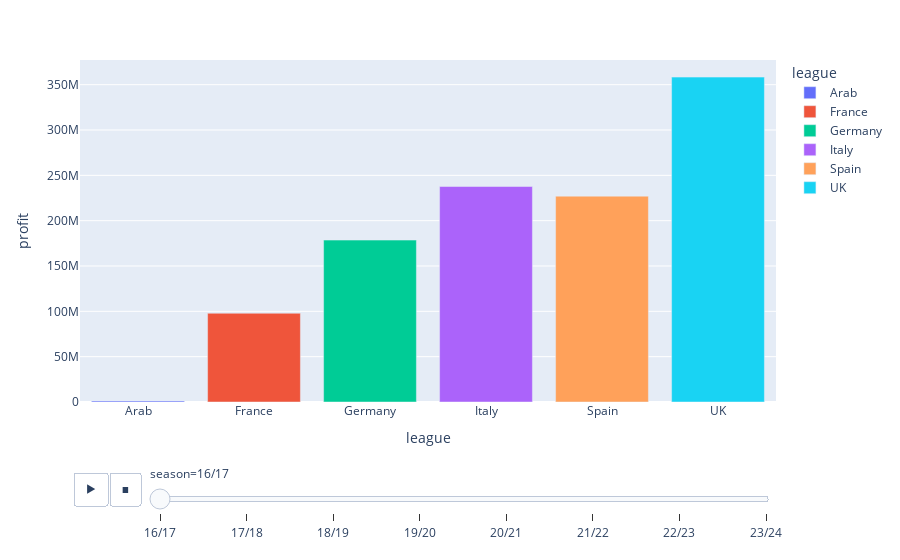

The code cell stored with this chart in its notebook:
### Code cell
res=outs.groupby(["league","season"]).sum()[["Fee","Market_value"]].reset_index()
res["profit"] = res["Fee"] - res["Market_value"]
fig = px.bar(res, x="league", y="profit", color="league",animation_frame="season")
fig.show()

### Figure 1 — Plotly figure (JSON) as saved in the notebook; plotly's stock layout.template omitted (floating-point values rounded to 4 significant figures)
{"data": [{"alignmentgroup": "True", "hovertemplate": "league=%{x}<br>season=16/17<br>profit=%{y}<extra></extra>", "legendgroup": "Arab", "marker": {"color": "#636efa", "pattern": {"shape": ""}}, "name": "Arab", "offsetgroup": "Arab", "orientation": "v", "showlegend": true, "textposition": "auto", "type": "bar", "x": ["Arab"], "xaxis": "x", "y": [1150000], "yaxis": "y"}, {"alignmentgroup": "True", "hovertemplate": "league=%{x}<br>season=16/17<br>profit=%{y}<extra></extra>", "legendgroup": "France", "marker": {"color": "#EF553B", "pattern": {"shape": ""}}, "name": "France", "offsetgroup": "France", "orientation": "v", "showlegend": true, "textposition": "auto", "type": "bar", "x": ["France"], "xaxis": "x", "y": [97885000], "yaxis": "y"}, {"alignmentgroup": "True", "hovertemplate": "league=%{x}<br>season=16/17<br>profit=%{y}<extra></extra>", "legendgroup": "Germany", "marker": {"color": "#00cc96", "pattern": {"shape": ""}}, "name": "Germany", "offsetgroup": "Germany", "orientation": "v", "showlegend": true, "textposition": "auto", "type": "bar", "x": ["Germany"], "xaxis": "x", "y": [178600000], "yaxis": "y"}, {"alignmentgroup": "True", "hovertemplate": "league=%{x}<br>season=16/17<br>profit=%{y}<extra></extra>", "legendgroup": "Italy", "marker": {"color": "#ab63fa", "pattern": {"shape": ""}}, "name": "Italy", "offsetgroup": "Italy", "orientation": "v", "showlegend": true, "textposition": "auto", "type": "bar", "x": ["Italy"], "xaxis": "x", "y": [237669000], "yaxis": "y"}, {"alignmentgroup": "True", "hovertemplate": "league=%{x}<br>season=16/17<br>profit=%{y}<extra></extra>", "legendgroup": "Spain", "marker": {"color": "#FFA15A", "pattern": {"shape": ""}}, "name": "Spain", "offsetgroup": "Spain", "orientation": "v", "showlegend": true, "textposition": "auto", "type": "bar", "x": ["Spain"], "xaxis": "x", "y": [227050000], "yaxis": "y"}, {"alignmentgroup": "True", "hovertemplate": "league=%{x}<br>season=16/17<br>profit=%{y}<extra></extra>", "legendgroup": "UK", "marker": {"color": "#19d3f3", "pattern": {"shape": ""}}, "name": "UK", "offsetgroup": "UK", "orientation": "v", "showlegend": true, "textposition": "auto", "type": "bar", "x": ["UK"], "xaxis": "x", "y": [358365000], "yaxis": "y"}], "layout": {"barmode": "relative", "legend": {"title": {"text": "league"}, "tracegroupgap": 0}, "margin": {"t": 60}, "sliders": [{"active": 0, "currentvalue": {"prefix": "season="}, "len": 0.9, "pad": {"b": 10, "t": 60}, "steps": [{"args": [["16/17"], {"frame": {"duration": 0, "redraw": true}, "fromcurrent": true, "mode": "immediate", "transition": {"duration": 0, "easing": "linear"}}], "label": "16/17", "method": "animate"}, {"args": [["17/18"], {"frame": {"duration": 0, "redraw": true}, "fromcurrent": true, "mode": "immediate", "transition": {"duration": 0, "easing": "linear"}}], "label": "17/18", "method": "animate"}, {"args": [["18/19"], {"frame": {"duration": 0, "redraw": true}, "fromcurrent": true, "mode": "immediate", "transition": {"duration": 0, "easing": "linear"}}], "label": "18/19", "method": "animate"}, {"args": [["19/20"], {"frame": {"duration": 0, "redraw": true}, "fromcurrent": true, "mode": "immediate", "transition": {"duration": 0, "easing": "linear"}}], "label": "19/20", "method": "animate"}, {"args": [["20/21"], {"frame": {"duration": 0, "redraw": true}, "fromcurrent": true, "mode": "immediate", "transition": {"duration": 0, "easing": "linear"}}], "label": "20/21", "method": "animate"}, {"args": [["21/22"], {"frame": {"duration": 0, "redraw": true}, "fromcurrent": true, "mode": "immediate", "transition": {"duration": 0, "easing": "linear"}}], "label": "21/22", "method": "animate"}, {"args": [["22/23"], {"frame": {"duration": 0, "redraw": true}, "fromcurrent": true, "mode": "immediate", "transition": {"duration": 0, "easing": "linear"}}], "label": "22/23", "method": "animate"}, {"args": [["23/24"], {"frame": {"duration": 0, "redraw": true}, "fromcurrent": true, "mode": "immediate", "transition": {"duration": 0, "easing": "linear"}}], "label": "23/24", "method": "animate"}], "x": 0.1, "xanchor": "left", "y": 0, "yanchor": "top"}], "updatemenus": [{"buttons": [{"args": [null, {"frame": {"duration": 500, "redraw": true}, "fromcurrent": true, "mode": "immediate", "transition": {"duration": 500, "easing": "linear"}}], "label": "&#9654;", "method": "animate"}, {"args": [[null], {"frame": {"duration": 0, "redraw": true}, "fromcurrent": true, "mode": "immediate", "transition": {"duration": 0, "easing": "linear"}}], "label": "&#9724;", "method": "animate"}], "direction": "left", "pad": {"r": 10, "t": 70}, "showactive": false, "type": "buttons", "x": 0.1, "xanchor": "right", "y": 0, "yanchor": "top"}], "xaxis": {"anchor": "y", "categoryarray": ["Arab", "France", "Germany", "Italy", "Spain", "UK"], "categoryorder": "array", "domain": [0, 1], "title": {"text": "league"}}, "yaxis": {"anchor": "x", "domain": [0, 1], "title": {"text": "profit"}}}}
